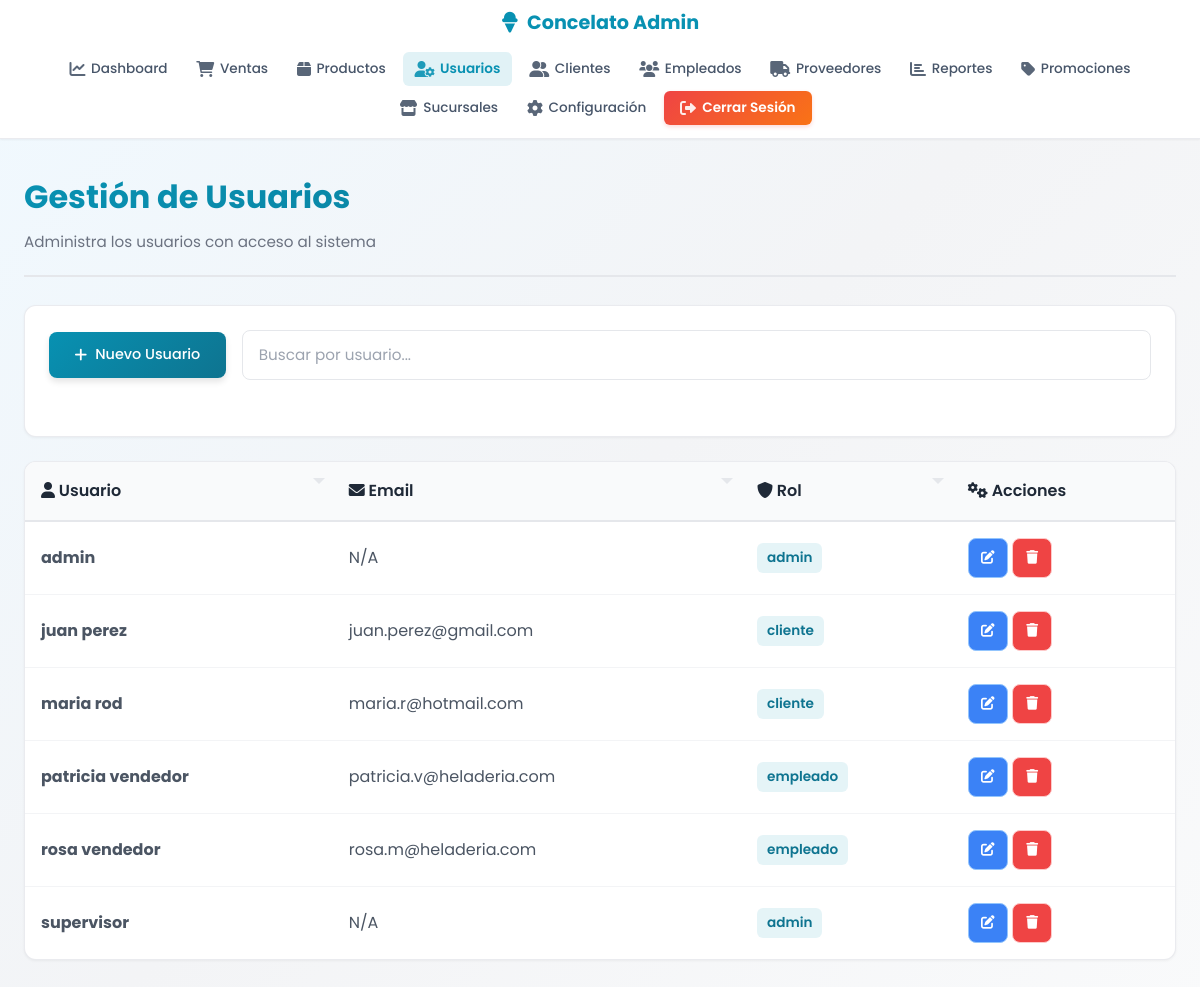
The app's page /paginas/admin/usuarios.php (signed in) with its own data.
### tables this page shows
CREATE TABLE `usuarios` (
  `id_usuario` int(11) NOT NULL AUTO_INCREMENT,
  `id_cliente` int(11) DEFAULT NULL,
  `id_vendedor` int(11) DEFAULT NULL,
  `username` varchar(80) NOT NULL,
  `password` varchar(255) NOT NULL,
  `id_role` tinyint(3) unsigned NOT NULL DEFAULT 3,
  `activo` tinyint(1) NOT NULL DEFAULT 1,
  `fecha_registro` timestamp NOT NULL DEFAULT current_timestamp(),
  `id_sucursal` int(11) DEFAULT NULL,
  PRIMARY KEY (`id_usuario`),
  UNIQUE KEY `username` (`username`),
  KEY `id_cliente` (`id_cliente`),
  KEY `id_vendedor` (`id_vendedor`),
  KEY `id_role` (`id_role`),
  KEY `id_sucursal` (`id_sucursal`),
  KEY `idx_usuarios_activo` (`activo`),
  CONSTRAINT `usuarios_ibfk_1` FOREIGN KEY (`id_cliente`) REFERENCES `clientes` (`id_cliente`) ON DELETE SET NULL ON UPDATE CASCADE,
  CONSTRAINT `usuarios_ibfk_2` FOREIGN KEY (`id_vendedor`) REFERENCES `vendedores` (`id_vendedor`) ON DELETE SET NULL ON UPDATE CASCADE,
  CONSTRAINT `usuarios_ibfk_3` FOREIGN KEY (`id_role`) REFERENCES `roles` (`id_role`) ON UPDATE CASCADE,
  CONSTRAINT `usuarios_ibfk_sucursal` FOREIGN KEY (`id_sucursal`) REFERENCES `sucursales` (`id_sucursal`) ON DELETE SET NULL ON UPDATE CASCADE
);

CREATE TABLE `roles` (
  `id_role` tinyint(3) unsigned NOT NULL AUTO_INCREMENT,
  `nombre` varchar(20) NOT NULL,
  PRIMARY KEY (`id_role`),
  UNIQUE KEY `nombre` (`nombre`)
);

### paginas/admin/usuarios.php (the view, shortened to what this page needs)
<?php
include_once($_SERVER['DOCUMENT_ROOT'] . '/heladeriacg/conexion/clientes_db.php');
$stmt_usuarios = $pdo->prepare("
    SELECT u.*, r.nombre as rol_nombre,
           COALESCE(c.nombre, v.nombre) as nombre_relacionado,
           COALESCE(c.correo, v.correo) as correo
    FROM usuarios u
    LEFT JOIN roles r ON u.id_role = r.id_role
    LEFT JOIN clientes c ON u.id_cliente = c.id_cliente
    LEFT JOIN vendedores v ON u.id_vendedor = v.id_vendedor
    ORDER BY u.username
");
$stmt_usuarios->execute();
$usuarios = $stmt_usuarios->fetchAll(PDO::FETCH_ASSOC);
?>
<!DOCTYPE html>
<html lang="es">
<head>
    <link rel="stylesheet" href="/heladeriacg/css/admin/estilos_admin.css">
    <link rel="stylesheet" href="/heladeriacg/css/admin/navbar.css">
    <link rel="stylesheet" href="/heladeriacg/css/admin/usuarios.css">
    <link rel="stylesheet" href="https://cdnjs.cloudflare.com/ajax/libs/font-awesome/6.0.0/css/all.min.css">
</head>
<body>
    <?php include 'includes/navbar.php'; ?>
    <main class="admin-container">
        <div class="page-header">
            <h1>Gestión de Usuarios</h1>
            <p>Administra los usuarios con acceso al sistema</p>
        </div>
        <div class="card">
            <div class="card-body">
                <div class="empleados-actions">
                    <button class="action-btn primary" data-action="create" onclick="openModal('modalUsuario')">
                        <i class="fas fa-plus"></i> Nuevo Usuario
                    </button>
                    <div class="search-filter">
                        <input
                            type="search"
                            id="searchUsuario"
                            class="search-input"
                            placeholder="Buscar por usuario..."
                            aria-label="Buscar usuarios"
                            data-filter-table="tablaUsuarios">
                    </div>
                </div>
            </div>
        </div>
        <div class="table-container">
            <table id="tablaUsuarios" class="usuarios-table" role="table">
                <thead>
                    <tr role="row">
                        <th role="columnheader" aria-sort="none">
                            <i class="fas fa-user"></i> Usuario
                        </th>
                        <th role="columnheader" aria-sort="none">
                            <i class="fas fa-envelope"></i> Email
                        </th>
                        <th role="columnheader" aria-sort="none">
                            <i class="fas fa-shield-alt"></i> Rol
                        </th>
                        <th role="columnheader" aria-label="Acciones">
                            <i class="fas fa-cogs"></i> Acciones
                        </th>
                    </tr>
                </thead>
                <tbody>
                    <?php if (!empty($usuarios)): ?>
                        <?php foreach ($usuarios as $usuario): ?>
                        <tr role="row" tabindex="0">
                            <td data-label="Usuario"><strong><?php echo htmlspecialchars($usuario['username']); ?></strong></td>
                            <td data-label="Email"><?php echo htmlspecialchars($usuario['correo'] ?? 'N/A'); ?></td>
                            <td data-label="Rol"><span style="display: inline-block; padding: 4px 10px; border-radius: 6px; background: rgba(8, 145, 178, 0.1); color: var(--primary-dark); font-size: 0.85rem; font-weight: 600;"><?php echo htmlspecialchars($usuario['rol_nombre'] ?? 'N/A'); ?></span></td>
                            <td data-label="Acciones">
                                <button
                                    class="action-btn edit"
                                    onclick="editarUsuario(<?php echo $usuario['id_usuario']; ?>)"
                                    title="Editar usuario"
                                    aria-label="Editar usuario <?php echo htmlspecialchars($usuario['username']); ?>">
                                    <i class="fas fa-edit"></i>
                                </button>
                                <button
                                    class="action-btn delete"
                                    onclick="deleteItem(<?php echo $usuario['id_usuario']; ?>, 'usuario', '<?php echo htmlspecialchars($usuario['username']); ?>')"
                                    title="Eliminar usuario"
                                    aria-label="Eliminar usuario <?php echo htmlspecialchars($usuario['username']); ?>">
                                    <i class="fas fa-trash"></i>
                                </button>
                            </td>
                        </tr>
                        <?php endforeach; ?>
                    <?php endif; ?>
                </tbody>
            </table>
        </div>
    </main>
</body>
</html>

### css/admin/estilos_admin.css (style rules this page uses)
* { margin: 0; padding: 0; box-sizing: border-box; font-family: 'Poppins', -apple-system, BlinkMacSystemFont, 'Segoe UI', sans-serif; word-wrap: break-word; overflow-wrap: break-word; }
html { scroll-behavior: smooth; --spacing-xs: 4px; --spacing-sm: 8px; --spacing-md: 16px; --spacing-lg: 24px; --spacing-xl: 32px; --font-size-xs: 12px; --font-size-sm: 14px; --font-size-base: 16px; --font-size-lg: 18px; --font-size-xl: 21px; --font-size-2xl: 26px; --font-size-3xl: 32px; --border-radius-sm: 6px; --border-radius-md: 8px; --border-radius-lg: 12px; --border-radius-xl: 20px; --transition-fast: 100ms ease-out; --transition-normal: 200ms ease-out; --transition-slow: 300ms ease-out; }
body { background: linear-gradient(135deg, #f0f9ff 0%, #f3f4f6 50%, #f9fafb 100%); color: #1f2937; min-height: 100vh; line-height: 1.6; font-size: var(--font-size-base); }
.admin-container { display: flex; flex-direction: column; min-height: 100vh; }
.card { background: white; border: 1px solid rgba(229, 231, 235, 0.8); border-radius: var(--border-radius-lg); box-shadow: 0 1px 3px rgba(0, 0, 0, 0.05); transition: all var(--transition-normal); }
.card-body { padding: 1.5rem; }
.action-btn { background: linear-gradient(135deg, #06b6d4 0%, #0891b2 100%); color: white; border: none; padding: 0.7rem 1.5rem; border-radius: 8px; cursor: pointer; font-weight: 500; font-size: 0.9rem; transition: all 0.3s; white-space: nowrap; display: inline-flex; align-items: center; gap: 0.5rem; }
.table-container { background: white; border: 1px solid rgba(229, 231, 235, 0.8); border-radius: var(--border-radius-lg); overflow: auto; box-shadow: 0 1px 3px rgba(0, 0, 0, 0.05); margin-bottom: 2rem; }
.table-container table { width: 100%; border-collapse: collapse; font-size: var(--font-size-base); }
.table-container table thead { background: #f9fafb; border-bottom: 2px solid #e5e7eb; position: sticky; top: 0; }
.table-container table th { padding: 1rem; text-align: left; font-weight: 600; color: #1f2937; font-size: var(--font-size-base); white-space: nowrap; word-break: break-word; vertical-align: middle; }
.table-container table th[aria-sort] { cursor: pointer; user-select: none; padding-right: 1.5rem; position: relative; }
.table-container table th[aria-sort]::after { content: ''; position: absolute; right: 0.5rem; width: 0; height: 0; border-left: 6px solid transparent; border-right: 6px solid transparent; border-top: 6px solid #d1d5db; opacity: 0.5; }
.table-container table td { padding: 1rem; border-bottom: 1px solid #f3f4f6; color: #4b5563; font-size: var(--font-size-base); word-break: break-word; overflow-wrap: break-word; vertical-align: middle; }
.table-container table tbody tr { transition: background-color var(--transition-fast); }
.table-container table tbody tr:last-child td { border-bottom: none; }
.clientes-actions, .empleados-actions, .ventas-actions { display: flex; justify-content: space-between; align-items: center; margin-bottom: 2rem; flex-wrap: wrap; gap: 1rem; }
.search-filter { display: flex; gap: 1rem; align-items: center; flex-wrap: wrap; flex: 1; min-width: 250px; }
.search-filter input, .search-filter select { padding: 0.8rem 1rem; border: 1px solid #e5e7eb; border-radius: 8px; font-size: 0.95rem; background: white; transition: all 0.3s; flex: 1; min-width: 200px; }
.action-btn.primary { background: linear-gradient(135deg, #06b6d4 0%, #0891b2 100%); color: white; padding: 0.8rem 1.6rem; border: none; border-radius: 8px; cursor: pointer; font-weight: 500; transition: all 0.3s; display: inline-flex; align-items: center; gap: 0.5rem; white-space: nowrap; }
.action-btn { padding: 0.5rem 0.8rem; border: none; border-radius: var(--border-radius-sm); cursor: pointer; font-size: var(--font-size-sm); transition: all var(--transition-fast); display: inline-flex; align-items: center; justify-content: center; gap: 4px; min-width: 40px; min-height: 40px; font-family: inherit; }
.action-btn.edit { background: #dbeafe; color: #1e40af; border: 1px solid #93c5fd; }
.action-btn.delete { background: #fee2e2; color: #991b1b; border: 1px solid #fecaca; }
.action-btn.primary { background: linear-gradient(135deg, #06b6d4 0%, #0891b2 100%); color: white; padding: 0.8rem 1.6rem; border: none; border-radius: var(--border-radius-md); min-height: 44px; }

### records on screen
usuarios: username "admin", correo "N/A", id_role.nombre "admin"
usuarios: username "juan perez", correo "juan.perez@gmail.com", id_role.nombre "cliente"
usuarios: username "maria rod", correo "maria.r@hotmail.com", id_role.nombre "cliente"
usuarios: username "patricia vendedor", correo "patricia.v@heladeria.com", id_role.nombre "empleado"
usuarios: username "rosa vendedor", correo "rosa.m@heladeria.com", id_role.nombre "empleado"
usuarios: username "supervisor", correo "N/A", id_role.nombre "admin"
